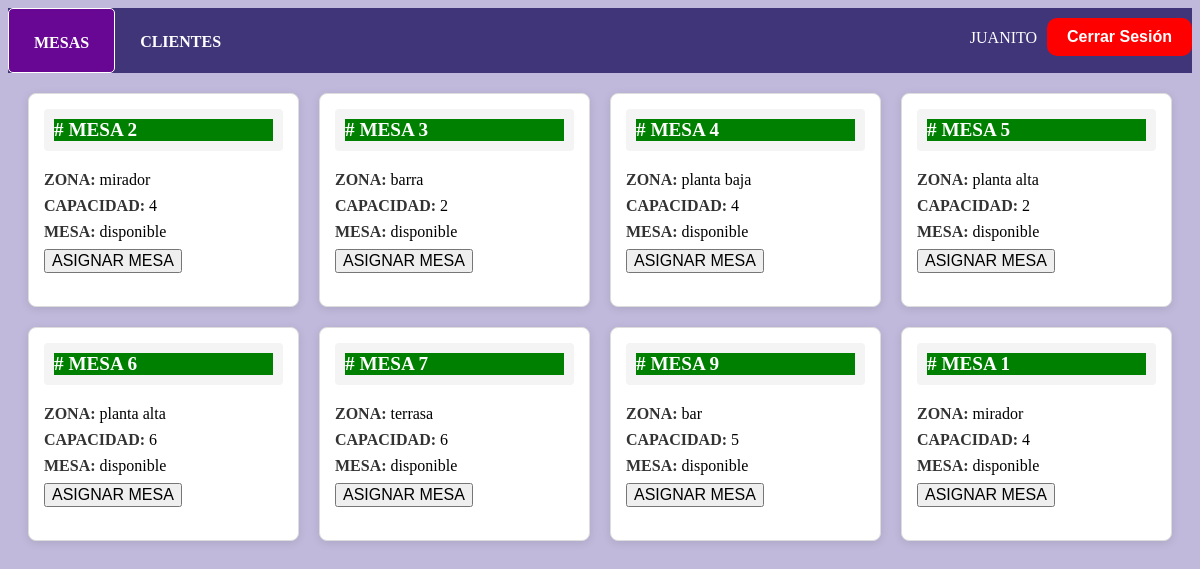
Screenshot of /views/Mesas.php (signed in) with the database file from the repository.
### tables this page shows
CREATE TABLE `mesa` (
  `idmesa` int NOT NULL,
  `numero` int NOT NULL,
  `zona` varchar(50) NOT NULL,
  `capacidad` int NOT NULL,
  `estadoMesa` varchar(20) NOT NULL
);

### controllers/MesaController.php (called while the page is built, shortened)
<?php
include_once '../models/Mesa.php';
class MesaController{
    private $mesa;
    public function __construct($db) {
        $this->mesa = new Mesa($db);
    }
    public function listarMesas() {
        $mesas = $this->mesa->obtenerMesas();
        return $mesas;
    }
}
?>

### models/Mesa.php (called while the page is built, shortened)
<?php
class Mesa{
    private $conn;
    public function __construct($db) {
        $this->conn = $db;
    }
    public function obtenerMesas(){
        try {
            $sql = "SELECT * FROM mesa order by mesa.estadoMesa asc";
            $stmt = $this->conn->query($sql);
            return $stmt->fetchAll(PDO::FETCH_ASSOC);
        } catch (PDOException $e) {
            echo "Error al obtener las mesas: " . $e->getMessage();
            return false;
        }
    }
}
?>

### views/Mesas.php (the view, shortened to what this page needs)
<?php
require_once "../controllers/MesaController.php";
$database = new Database();
$db = $database->getConnection();
    $mesaController = new MesaController($db);
    $mesas = $mesaController->listarMesas();
    $rol = $_SESSION['rol'];
    function mostrarNav($rol){
        echo '<div class="navbar">';
          echo '<ul>';
            if($rol == 1){
              echo '<li><a href ="Mesas.php" data-section="mesas" id="idpagelientes" class="active">MESAS</a></li>';
              echo '<li><a href ="RegistroCliente.php" data-section="clientes" id="idpageclientes">CLIENTES</a></li>';
              echo '<li><a href ="RegistroEmpleado.php">USUARIOS</a></li>';
              echo '<li><a href ="Reportes.php" data-section="reportes" id="idpagereportes">REPORTES</a></li>';
              echo '<li><a href ="Menu.php" data-section="menu" id="idpagemenu">PLATOS</a></li>';
            }elseif($rol == 2){
                echo '<li><a href ="Mesas.php" data-section="mesas" id="idpagelientes" class="active">MESAS</a></li>';
                echo '<li><a href ="RegistroCliente.php" data-section="clientes" id="idpageclientes">CLIENTES</a></li>';
            }
            echo ('<li style="float:right; align-text:center; padding-top:10px;">');
            echo ('<button class="buttonLO"> <a href="logout.php" style=padding:0px;>Cerrar Sesión</a></button>');
            echo('</li>');
            echo ('<li style="float:right; align-text:center;  padding-right: 10px; padding-top: 5px;">');
            echo('<p style="color:white;">'); echo $_SESSION['usuario']; echo('</p>');
            echo('</li>');
          echo '</ul>';
        echo '</div>';
      }
?>
<!DOCTYPE html>
<html lang="en">
<head>
    <link rel="stylesheet" href="../assets/css/style.css">
</head>
<body style="background-color: #c0b9db">
    <?php mostrarNav($rol);?>
<div class="cards-container">
<?php foreach ($mesas as $mesa): ?>
    <div class="card">
        <div class="card-header">
            <div class="<?php echo ($mesa['estadoMesa'] == 'disponible') ? 'disponible' : 'no-disponible'; ?>">
                <span class="card-title"># MESA <?php echo $mesa['numero']; ?></span>
            </div>
        </div>
        <div class="card-body">
            <div class="card-row">
                <strong>ZONA: </strong><?php echo $mesa['zona']; ?>
            </div>
            <div class="card-row">
                <strong>CAPACIDAD: </strong><?php echo $mesa['capacidad']; ?>
            </div>
            <div class="card-row">
                <strong>MESA: </strong><?php echo $mesa['estadoMesa']; ?>
            </div>
            <div class="card-row">
                <?php if ($mesa['estadoMesa'] == 'disponible'): ?>
                    <form action="../controllers/MesaController.php" method="POST">
                        <button class="btnSelected" style="font-size:16px;">
                            ASIGNAR MESA
                        </button>
                    </form>
                <?php endif; ?>
            </div>
        </div>
    </div>
<?php endforeach; ?>
</div>
</body>
</html>

### assets/css/style.css (style rules this page uses)
.buttonLO { background-color: red; color:white; border: none; border-radius: 10px; padding: 10px 20px; font-size: inherit; cursor: pointer; transition: background-color 0.3s; }
.disponible { background-color: green; color: white; }
.cards-container { display: grid; grid-template-columns: repeat(auto-fill, minmax(250px, 1fr)); gap: 20px; padding: 20px; }
.card { background-color: #fff; border: 1px solid #ddd; border-radius: 8px; box-shadow: 0 2px 8px rgba(0, 0, 0, 0.1); padding: 15px; transition: transform 0.3s ease, box-shadow 0.3s ease; }
.card-header { background-color: #f4f4f4; padding: 10px; border-radius: 4px; margin-bottom: 10px; }
.card-title { font-size: 1.2rem; font-weight: bold; }
.card-body { padding: 10px 0; }
.card-row { margin-bottom: 8px; }
.card-row strong { font-weight: 600; color: #333; }
.navbar a { color: #ffffff; font-weight: 600; padding: 25px; padding-bottom: 20px; transition: background-color 0.3s ease, color 0.3s ease; }
ul { list-style-type: none; margin: 0; padding: 0; overflow: hidden; background-color: #413579; }
li { float: left; }
li a { display: block; color: white; text-align: center; padding: 14px 16px; text-decoration: none; }
a.active { text-decoration: none; background-color: #670794; border-radius: 5px; border: 1px solid white; }

### rows the page displays
mesa: numero "2", zona "mirador", capacidad "4", estadoMesa "disponible"
mesa: numero "3", zona "barra", capacidad "2", estadoMesa "disponible"
mesa: numero "4", zona "planta baja", capacidad "4", estadoMesa "disponible"
mesa: numero "5", zona "planta alta", capacidad "2", estadoMesa "disponible"
mesa: numero "6", zona "planta alta", capacidad "6", estadoMesa "disponible"
mesa: numero "7", zona "terrasa", capacidad "6", estadoMesa "disponible"
mesa: numero "9", zona "bar", capacidad "5", estadoMesa "disponible"
mesa: numero "1", zona "mirador", capacidad "4", estadoMesa "disponible"

### other values shown
$_SESSION['usuario'] "JUANITO"
